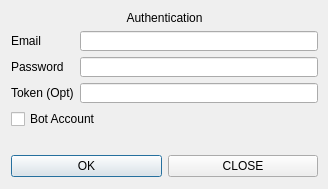
<?xml version="1.0" encoding="UTF-8"?>
<ui version="4.0">
 <class>AuthDialog</class>
 <widget class="QDialog" name="AuthDialog">
  <property name="geometry">
   <rect>
    <x>0</x>
    <y>0</y>
    <width>328</width>
    <height>189</height>
   </rect>
  </property>
  <property name="windowTitle">
   <string>Dialog</string>
  </property>
  <widget class="QWidget" name="verticalLayoutWidget">
   <property name="geometry">
    <rect>
     <x>-1</x>
     <y>-1</y>
     <width>331</width>
     <height>190</height>
    </rect>
   </property>
   <layout class="QVBoxLayout" name="verticalLayout">
    <property name="margin">
     <number>12</number>
    </property>
    <item>
     <widget class="QLabel" name="label">
      <property name="text">
       <string>Authentication</string>
      </property>
      <property name="alignment">
       <set>Qt::AlignCenter</set>
      </property>
     </widget>
    </item>
    <item>
     <layout class="QFormLayout" name="formLayout">
      <item row="0" column="0">
       <widget class="QLabel" name="label_2">
        <property name="text">
         <string>Email</string>
        </property>
       </widget>
      </item>
      <item row="1" column="0">
       <widget class="QLabel" name="label_3">
        <property name="text">
         <string>Password</string>
        </property>
       </widget>
      </item>
      <item row="2" column="0">
       <widget class="QLabel" name="label_4">
        <property name="text">
         <string>Token (Opt)</string>
        </property>
       </widget>
      </item>
      <item row="0" column="1">
       <widget class="QLineEdit" name="emailEdit"/>
      </item>
      <item row="1" column="1">
       <widget class="QLineEdit" name="passEdit">
        <property name="echoMode">
         <enum>QLineEdit::Password</enum>
        </property>
       </widget>
      </item>
      <item row="2" column="1">
       <widget class="QLineEdit" name="tokenEdit"/>
      </item>
     </layout>
    </item>
    <item>
     <widget class="QCheckBox" name="botCheck">
      <property name="text">
       <string>Bot Account</string>
      </property>
     </widget>
    </item>
    <item>
     <widget class="QLabel" name="errorLabel">
      <property name="text">
       <string/>
      </property>
      <property name="alignment">
       <set>Qt::AlignCenter</set>
      </property>
     </widget>
    </item>
    <item>
     <layout class="QHBoxLayout" name="horizontalLayout_2">
      <item>
       <widget class="QPushButton" name="acceptButton">
        <property name="text">
         <string>OK</string>
        </property>
       </widget>
      </item>
      <item>
       <widget class="QPushButton" name="closeButton">
        <property name="text">
         <string>CLOSE</string>
        </property>
       </widget>
      </item>
     </layout>
    </item>
   </layout>
  </widget>
 </widget>
 <resources/>
 <connections/>
</ui>
